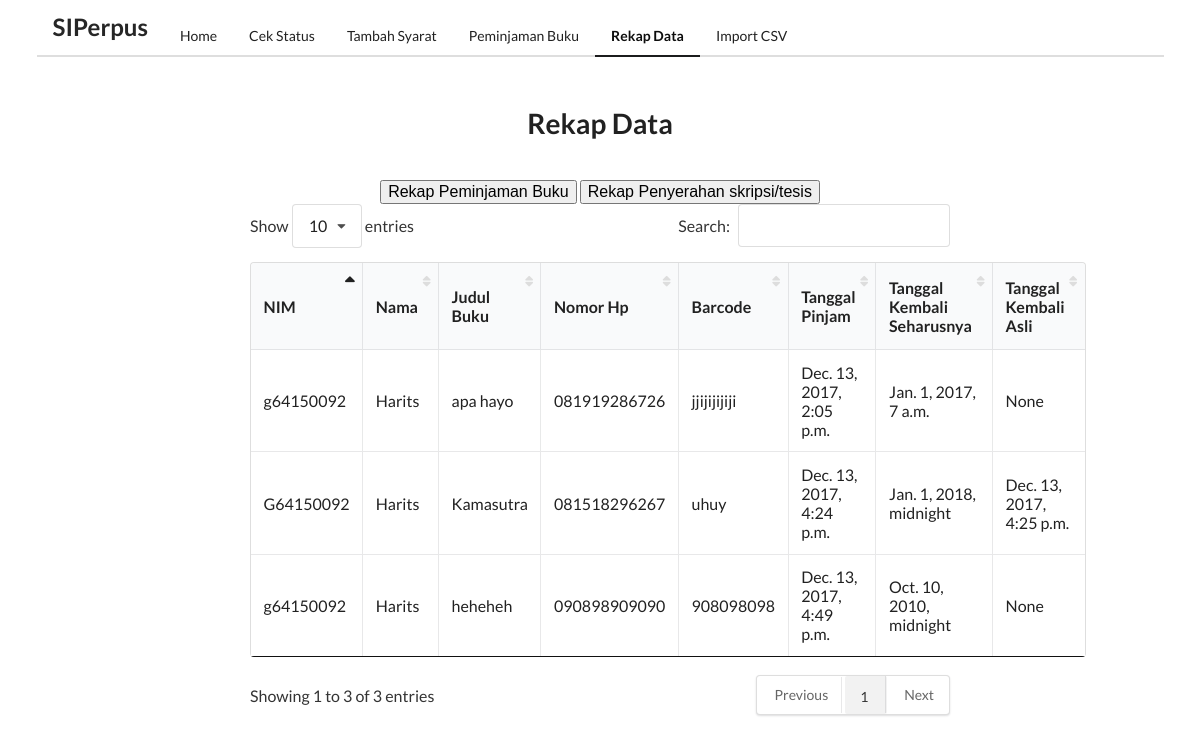
The app's page /rekap_data/, older data.
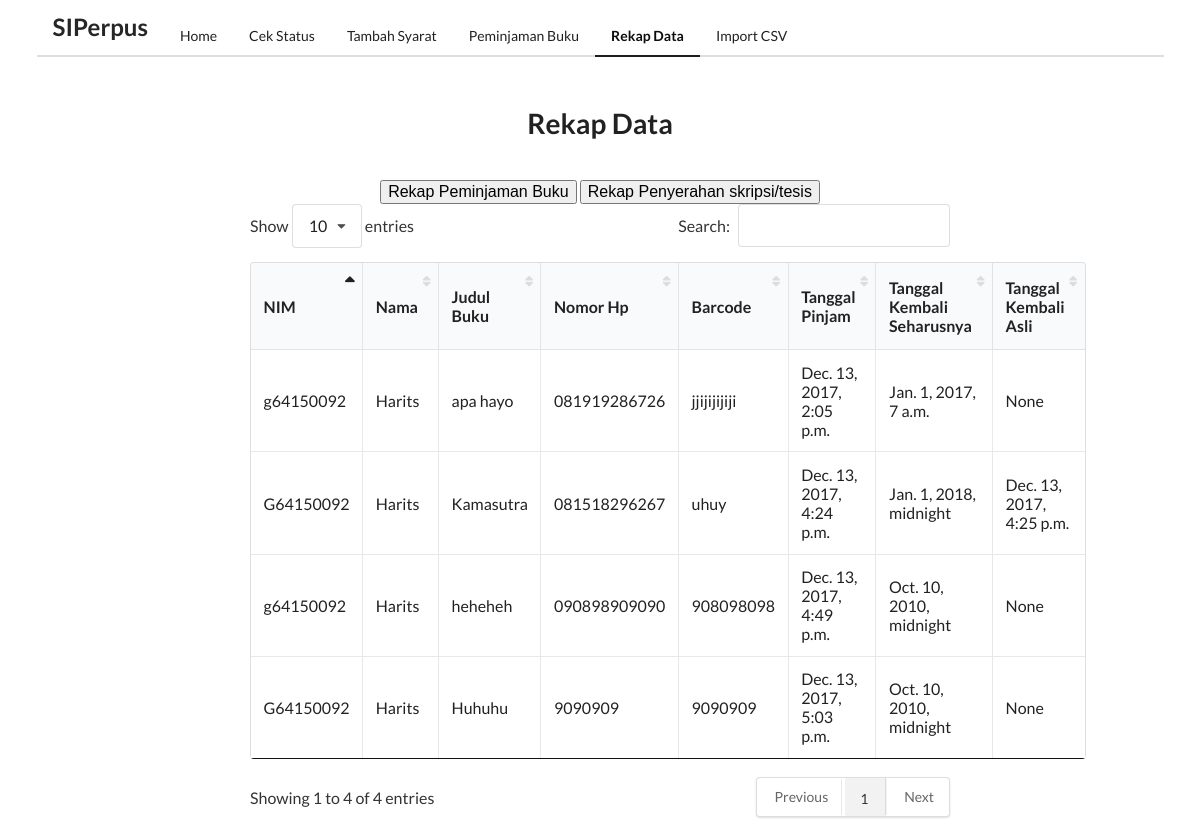
The same page, newer data.
### polls/models.py (models this page shows, shortened)
class Peminjaman(models.Model):
	nama = models.CharField(max_length=200)
	NIM = models.CharField(max_length=200)
	judul = models.CharField(max_length=200)
	phone = models.CharField(max_length=200)
	barcode = models.CharField(max_length=200)
	pengarang = models.CharField(max_length=200)
	tanggal_pinjam = models.DateTimeField(null=True, blank=True)
	tanggal_kembali = models.DateTimeField(null=True, blank=True)
	tanggal_kembali_riil = models.DateTimeField(null=True, blank=True)
	status = models.BooleanField(default=0)
	pub_date = models.DateTimeField(default=timezone.now())
	class Meta:
		db_table = u'polls_Peminjaman'

### polls/views.py (the view)
# urls.py: url(r'^rekap_data/$', views.rekap_data.as_view(), name='rekap_data'),
class rekap_data(generic.ListView):
	model = Peminjaman
	template_name = 'polls/rekap_data.html'
	context_object_name = 'rekap_pinjaman'
	def get_queryset(self):
		return Peminjaman.objects.all().order_by("id")

### polls/templates/polls/rekap_data.html (shortened to what this page needs)
<html>
{% load static %}
<head>
  <link rel="stylesheet" type="text/css" href="{% static 'semantic/semantic.min.css' %}">
  <link rel="stylesheet" type="text/css" href="{% static 'tables/dataTables.semanticui.min.css' %}">
  <link rel="stylesheet" type="text/css" href="{% static 'tables/jquery.dataTables.min.css' %}">
</head>
<body>
  <div class="ui  container">
    <div class="ui  secondary pointing menu">
      <div class="header item">
        <h2>SIPerpus</h2>
      </div>
      <a class="item" href="/">
                    Home
                    </a>
      <a class="item" href="/cek_status">
                    Cek Status
                    </a>
      <a class="item" href="/tambah_data">
                    Tambah Syarat
                    </a>
      <a class="item" href="/Peminjaman">
                    Peminjaman Buku
                    </a>
      <a class="active item">
                    Rekap Data
                    </a>
      <a class="item" href="/import_csv">
                    Import CSV
                    </a>
    </div>
  </div>
  <h1 class="ui center aligned header" style="padding:2%">Rekap Data</h1>
  <div class="ui center aligned text container">
    <button>Rekap Peminjaman Buku</button>
    <button>Rekap Penyerahan skripsi/tesis</button>
    <table id="rekap" class="ui celled table" cellspacing="0" width="100%">
      <thead>
        <tr>
          <th>NIM</th>
          <th>Nama</th>
          <th>Judul Buku</th>
          <th>Nomor Hp</th>
          <th>Barcode</th>
          <th>Tanggal Pinjam</th>
          <th>Tanggal Kembali Seharusnya</th>
          <th>Tanggal Kembali Asli</th>
        </tr>
      </thead>
      <tbody>
        {% for p in rekap_pinjaman %}
        <tr>
          <td>{{p.NIM}}</td>
          <td>{{p.nama}}</td>
          <td>{{p.judul}}</td>
          <td>{{p.phone}}</td>
          <td>{{p.barcode}}</td>
          <td>{{p.tanggal_pinjam}}</td>
          <td>{{p.tanggal_kembali}}</td>
          <td>{{p.tanggal_kembali_riil}}</td>
        </tr>
        {% endfor %}
      </tbody>
    </table>
  </div>
</body>
</html>

Row changes from the older to the newer data that the page shows:
added Peminjaman: NIM "G64150092", nama "Harits", judul "Huhuhu", phone "9090909", barcode "9090909", tanggal_pinjam "Dec. 13, 2017, 5:03 p.m.", tanggal_kembali "Oct. 10, 2010, midnight", tanggal_kembali_riil "None"
Text that changed along with them:
text written by a page script: "Show 10 entries Search: Showing 1 to 3 of 3 entries Previous 1 Next" → "Show 10 entries Search: Showing 1 to 4 of 4 entries Previous 1 Next"
